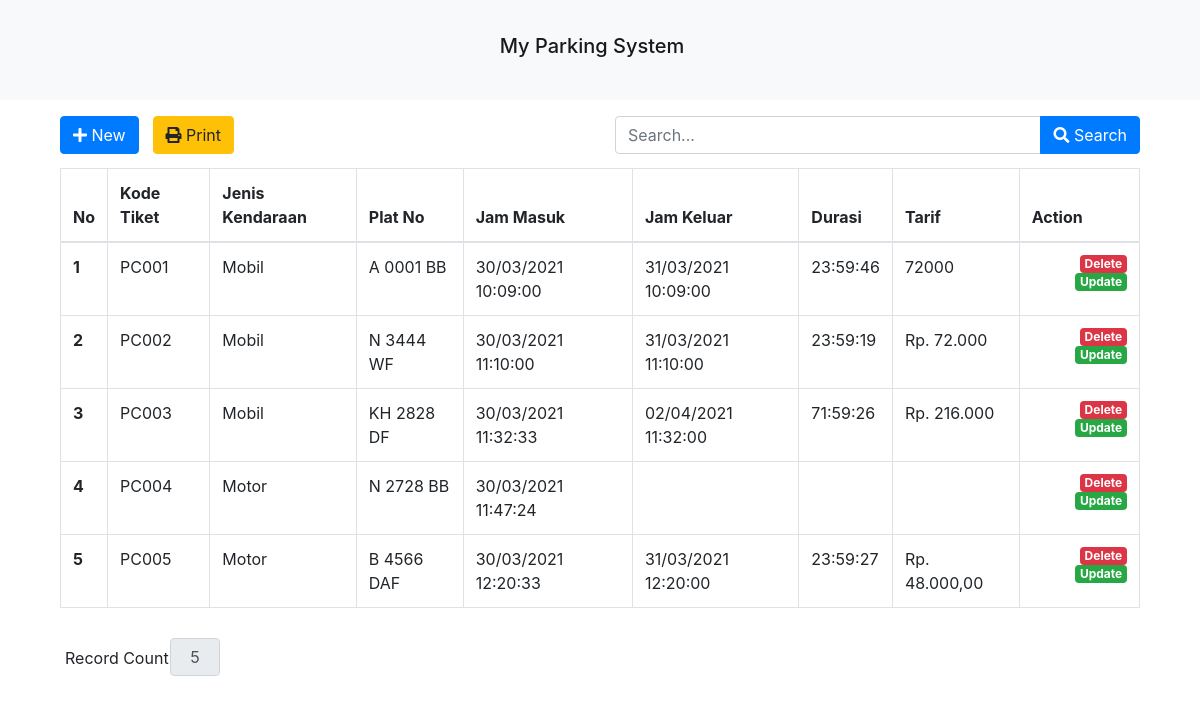
/transaksi/update/PC001, run on the app's committed database.
### tables this page shows
CREATE TABLE `tr_parking` (
  `KodeTiket` varchar(10) NOT NULL,
  `JenisKendaraan` varchar(50) NOT NULL,
  `PlatNo` varchar(50) NOT NULL,
  `JamMasuk` datetime NOT NULL,
  `JamKeluar` datetime DEFAULT NULL,
  `Durasi` time DEFAULT NULL,
  `TarifParkir` varchar(256) DEFAULT NULL
);

### application/controllers/Transaksi.php (called while the page is built, shortened)
<?php
class Transaksi extends CI_Controller
{
  public function __construct()
  {
    $this->load->model('Transaksi_model');
    $this->load->library('form_validation');
  }
  public function update($kodeTiket)
  {
    $data['judul'] = 'Ubah Parking System';
    $data['kode'] = $this->Transaksi_model->autoKode();
    $data['trId'] = $this->Transaksi_model->getTransaksiById($kodeTiket);
    $data['jumlah'] = $this->Transaksi_model->hitungJumlahRecord();
    if ($this->input->post('search')) {
      $data['transaksi'] = $this->Transaksi_model->cariDataTransaksi();
    } else {
      $data['transaksi'] = $this->Transaksi_model->getAllTransaksi();
    }
    $this->form_validation->set_rules('kode_tiket_up', 'Kode Tiket', 'required');
    $this->form_validation->set_rules('jenis_kendaraan_up', 'Jenis Kendaraan', 'required');
    $this->form_validation->set_rules('kode_huruf_awal_up', 'Kode Huruf Awal', 'required|alpha');
    $this->form_validation->set_rules('kode_nomor_up', 'Kode Nomor', 'required|numeric|max_length[4]');
    $this->form_validation->set_rules('kode_huruf_akhir_up', 'Kode Huruf Akhir', 'required|alpha|max_length[3]');
    $this->form_validation->set_rules('jam_masuk_up', 'Jam Masuk', 'required');
    $this->form_validation->set_rules('jam_keluar_up', 'Jam Keluar', 'required');
    $this->form_validation->set_rules('durasi_up', 'Durasi', 'required');
    $this->form_validation->set_rules('biaya_up', 'Biaya', 'required');
    if ($this->form_validation->run() == false) {
      $this->load->view('templates/header', $data);
      $this->load->view('transaksi/index', $data);
      $this->load->view('templates/footer');
    } else {
      $this->Transaksi_model->updateData();
      $this->session->set_flashdata('flash', 'Diubah');
      redirect('transaksi');
    }
  }
}

### index.php (called while the page is built, shortened)
<?php
require_once BASEPATH . 'core/CodeIgniter.php';

### application/models/Transaksi_model.php (called while the page is built, shortened)
<?php
class Transaksi_model extends CI_model
{
  public function getAllTransaksi()
  {
    return $this->db->get('tr_parking')->result_array();
  }
  public function autoKode()
  {
    $this->db->select('RIGHT(tr_parking.KodeTiket,3) as kode', FALSE);
    $this->db->order_by('KodeTiket', 'DESC');
    $this->db->limit(1);
    $query = $this->db->get('tr_parking');
    if ($query->num_rows() <> 0) {
      $data = $query->row();
      $kode = intval($data->kode) + 1;
    } else {
      $kode = 1;
    }
    $kodemax = str_pad($kode, 3, "0", STR_PAD_LEFT);
    $kodejadi = "PC" . $kodemax;
    return $kodejadi;
  }
  public function getTransaksiById($kodeTiket)
  {
    return $this->db->get_where('tr_parking', ['KodeTiket' => $kodeTiket])->row_array();
  }
}

### application/views/transaksi/index.php (the view, shortened to what this page needs)
<div class="container">
  <div class="container">
    <div class="row mt-3">
      <div class="col-md-1 mb-1">
        <a href="#" class="btn btn-primary btn-tambah">
          <i class="fa fa-plus"></i>
          New
        </a>
      </div>
      <div class="col-md-3 mb-1">
        <a href="<?= base_url('transaksi/print') ?>" class="btn btn-warning">
          <i class="fa fa-print"></i>
          Print
        </a>
      </div>
      <div class="col-md-2"></div>
      <div class="col-md-6 mb-1">
        <form action="<?= base_url('transaksi') ?>" method="post">
          <div class="input-group">
            <input type="text" class="form-control" placeholder="Search..." name="search" autocomplete="off">
            <div class="input-group-append">
              <button class="btn btn-primary" type="submit">
                <i class="fa fa-search"></i> Search</button>
            </div>
          </div>
        </form>
      </div>
    </div>
    <table class="table table-bordered table-hover">
      <thead>
        <tr>
          <th scope="col">No</th>
          <th scope="col">Kode Tiket</th>
          <th scope="col">Jenis Kendaraan</th>
          <th scope="col">Plat No</th>
          <th scope="col">Jam Masuk</th>
          <th scope="col">Jam Keluar</th>
          <th scope="col">Durasi</th>
          <th scope="col">Tarif</th>
          <th scope="col">Action</th>
        </tr>
      </thead>
      <tbody>
        <?php
        $no = 1;
        foreach ($transaksi as $a) : ?>
          <tr>
            <th scope="row"><?= $no ?></th>
            <td><?= $a['KodeTiket'] ?></td>
            <td><?= $a['JenisKendaraan'] ?></td>
            <td><?= substr($a['PlatNo'], 0, 2) . ' ' . substr($a['PlatNo'], 2, 4) . ' ' . substr($a['PlatNo'], -3)  ?></td>
            <td><?= date('d/m/Y  h:i:s', strtotime($a['JamMasuk'])); ?></td>
            <td><?php
                $tanggal = date('d/m/Y  h:i:s', strtotime($a['JamKeluar']));
                if ($tanggal == '30/11/-0001  12:00:00') {
                  echo '';
                } else {
                  echo $tanggal;
                }
                ?></td>
            <td><?php
                $durasi = $a['Durasi'];
                if ($durasi == '00:00:00') {
                  echo '';
                } else {
                  echo $durasi;
                }
                ?></td>
            <td><?= $a['TarifParkir'] ?></td>
            <td>
              <a href="<?= base_url(); ?>transaksi/delete/<?= $a['KodeTiket']; ?>" class="badge badge-danger float-right tombol-hapus">Delete</a>
              <a href="<?= base_url(); ?>transaksi/update/<?= $a['KodeTiket']; ?>" class="badge badge-success float-right btn-edit">Update</a>
            </td>
          </tr>
        <?php
          $no++;
        endforeach; ?>
      </tbody>
    </table>
    <div class="container">
      <div class="row form-group">
        <label class="col-md-2 mt-2" for="count" style="margin-left: -10px;">Record Count</label>
        <div class="record-count">
          <input type="text" class="form-control col-md-3 record-count-value text-center" value="<?= $jumlah ?>" id="count" readonly>
        </div>
      </div>
    </div>
  </div>
</div>

### assets/css/style.css (style rules this page uses)
.badge { margin-left: 3px; }
.table { margin-top: 10px; margin-bottom: 30px; }
.record-count { margin-left: -60px; width: 200px; }

### data on the page
tr_parking: KodeTiket "PC001", JenisKendaraan "Mobil", PlatNo "A", PlatNo "0001", PlatNo "BB", JamMasuk "30/03/2021 10:09:00", JamKeluar "31/03/2021 10:09:00", Durasi "23:59:46", TarifParkir "72000"
tr_parking: KodeTiket "PC002", JenisKendaraan "Mobil", PlatNo "N", PlatNo "3444", PlatNo "WF", JamMasuk "30/03/2021 11:10:00", JamKeluar "31/03/2021 11:10:00", Durasi "23:59:19", TarifParkir "Rp. 72.000"
tr_parking: KodeTiket "PC003", JenisKendaraan "Mobil", PlatNo "KH", PlatNo "2828", PlatNo "DF", JamMasuk "30/03/2021 11:32:33", JamKeluar "02/04/2021 11:32:00", Durasi "71:59:26", TarifParkir "Rp. 216.000"
tr_parking: KodeTiket "PC004", JenisKendaraan "Motor", PlatNo "N", PlatNo "2728", PlatNo "BB", JamMasuk "30/03/2021 11:47:24"
tr_parking: KodeTiket "PC005", JenisKendaraan "Motor", PlatNo "B", PlatNo "4566", PlatNo "DAF", JamMasuk "30/03/2021 12:20:33", JamKeluar "31/03/2021 12:20:00", Durasi "23:59:27", TarifParkir "Rp. 48.000,00"
